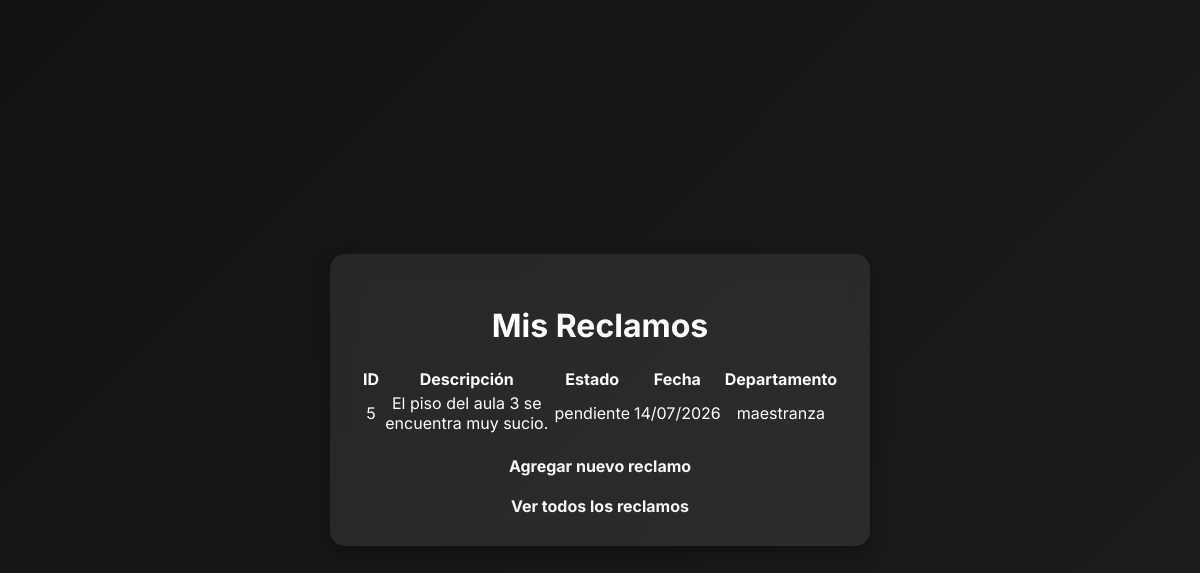
Page /mis_reclamos (signed in) on the earlier database version.
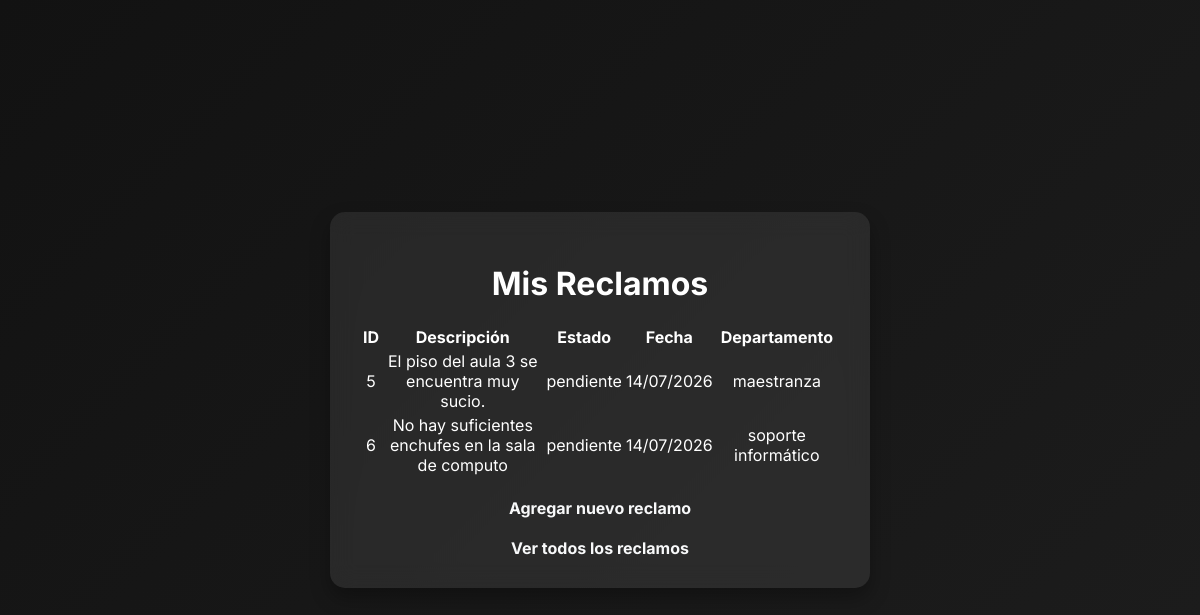
Same page on the later database version.
### modules/modelos.py (models this page shows, shortened)
class ModeloReclamo(Base):
    __tablename__= 'reclamos'
    id= Column(Integer, primary_key=True)
    descripcion= Column(String(1000), nullable=False)
    estado= Column(String(50), default="pendiente") #El estado. Puede ser Pendiente, o Resuelto
    departamento= Column(String(100), nullable=False)
    fecha_creacion= Column(DateTime, default=datetime.utcnow)
    fecha_resolucion= Column(DateTime, nullable=True)
    id_usuario= Column(Integer, ForeignKey('usuarios.id')) #Reclamo ligado a usuario
    foto = Column(String(255), nullable=True)

### server.py (the view)
@app.route('/mis_reclamos')
@login_required
def mis_reclamos():
    usuario_id=int(current_user.id)
    todos=gestor_reclamos.obtener_todos_los_reclamos()
    propios= [r for r in todos if r.id_usuario ==usuario_id]
    return render_template("mis_reclamos.html", lista_reclamos=propios)

### modules/dominio.py (called while the page is built)
    @property
    def id(self):
        return self.__id

    @property
    def descripcion(self):
        return self.__descripcion

    @property
    def estado(self):
        return self.__estado

    @property
    def id_usuario(self):
        return self.__id_usuario

    @property
    def departamento(self):
        return self.__departamento

    @property
    def fecha_creacion(self):
        return self.__fecha_creacion

    @id.setter
    def id(self, p_id):
        if p_id is not None and not isinstance(p_id, int):
            raise ValueError("El id debe ser un número entero")
        self.__id=p_id

    @descripcion.setter
    def descripcion(self, p_descripcion):
        if not isinstance(p_descripcion, str) or p_descripcion.strip() == "":
            raise ValueError("La descripcion no puede estar vacía")
        self.__descripcion= p_descripcion.strip()

    @estado.setter
    def estado(self, p_estado):
        if p_estado not in ["pendiente", "resuelto", "en proceso","inválido"]:
            raise ValueError("El estado debe ser 'pendiente', 'resuelto', 'en proceso' o 'invalido'")
        self.__estado=p_estado

    @foto.setter
    def foto(self, p_foto):
        self.__foto=p_foto

### templates/mis_reclamos.html (shortened to what this page needs)
<!DOCTYPE html>
<html lang="es">
<head>
    <link rel="stylesheet" type="text/css" href="{{ url_for('static', filename='style.css') }}">
</head>
<body>
    <div class="container">
        <h1>Mis Reclamos</h1>
        {% if lista_reclamos %}
            <table class="styled-table">
                <thead>
                    <tr>
                        <th>ID</th>
                        <th>Descripción</th>
                        <th>Estado</th>
                        <th>Fecha</th>
                        <th>Departamento</th>
                    </tr>
                </thead>
                <tbody>
                    {% for reclamo in lista_reclamos %}
                    <tr>
                        <td>{{ reclamo.id }}</td>
                        <td>{{ reclamo.descripcion }}</td>
                        <td><span class="status {{ reclamo.estado }}">{{ reclamo.estado }}</span></td>
                        <td>{{ reclamo.fecha_creacion.strftime('%d/%m/%Y') }}</td>
                        <td>{{ reclamo.departamento }}</td>
                    </tr>
                    {% endfor %}
                </tbody>
            </table>
        {% else %}
            <p>No tienes reclamos registrados.</p>
        {% endif %}
        <div class="button-container">
            <a href="{{ url_for('agregar_reclamo') }}" class="btn-add">Agregar nuevo reclamo</a>
            <a href="{{ url_for('listar_reclamos') }}" class="btn-back">Ver todos los reclamos</a>
        </div>
    </div>
</body>
</html>

Differences in the rows shown:
added ModeloReclamo: id "6", descripcion "No hay suficientes enchufes en la sala de computo", estado "pendiente", fecha_creacion "14/07/2026", departamento "soporte informático"
